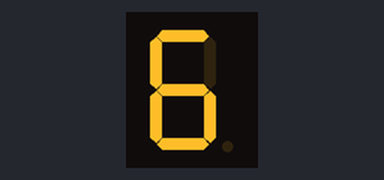
This sketch was run on a simulated Arduino Uno, built with avr-gcc and run on an emulated ATmega328P. Parts: 1-digit seven-segment display. Wiring (inferred from the names in the program): 1-digit 7-segment display, segments lit when HIGH: segments pin 13, pin 12, pin 11, pin 10, pin 9, pin 8, pin 7. The segment pins are drawn as the display they are named for.

Above: at 0.1 s.
At 4.1 s:
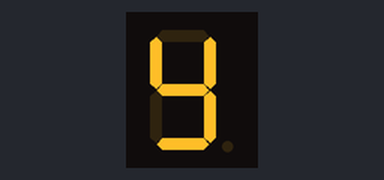
At 6.1 s:
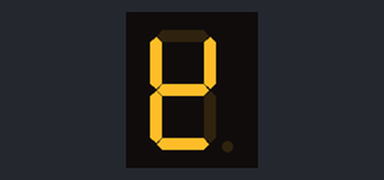
At 12.1 s:
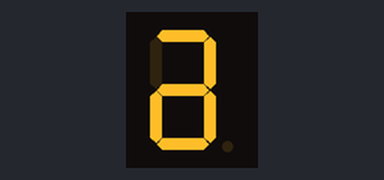
At 22.1 s:
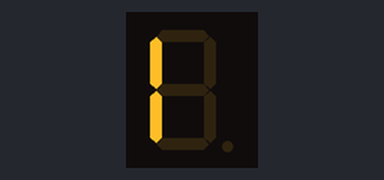
At 38.1 s:
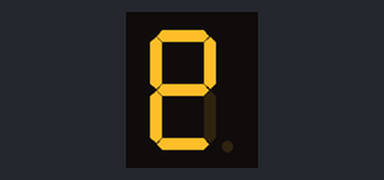

Measured:
- what the display in image 1 shows lasts 2.0 s, from 4.0 s to 6.0 s

The sketch:

_1to9.ino
```cpp
# define a 7
# define b 8
# define c 9
# define d 10
# define e 11
# define f 12
# define g 13
int pin;
void setup() {
  for (pin=a;pin<=g;pin++) pinMode(pin,OUTPUT);
  /*    a ___
   *    g|_f_|b    ssd
   *    e|___|c
   *       d
   */

}

void loop() {
//zero
for (pin=a;pin<=g;pin++) digitalWrite(pin,HIGH);
digitalWrite(f,LOW); delay(2000);
//one
for (pin=a;pin<=g;pin++) digitalWrite(pin,LOW);
digitalWrite(b,HIGH);digitalWrite(c,HIGH); delay(2000);
//two
for (pin=a;pin<=g;pin++) digitalWrite(pin,HIGH);
digitalWrite(g,LOW);digitalWrite(c,LOW); delay(2000);
//three
for (pin=a;pin<=g;pin++) digitalWrite(pin,HIGH);
digitalWrite(g,LOW);digitalWrite(e,LOW); delay(2000);
//four
for (pin=a;pin<=g;pin++) digitalWrite(pin,HIGH);
digitalWrite(a,LOW);digitalWrite(e,LOW);digitalWrite(d,LOW); delay(2000);
//five
for (pin=a;pin<=g;pin++) digitalWrite(pin,HIGH);
digitalWrite(e,LOW);digitalWrite(b,LOW); delay(2000);
//six
for (pin=a;pin<=g;pin++) digitalWrite(pin,HIGH);
digitalWrite(b,LOW); delay(2000);
//seven
for (pin=a;pin<=g;pin++) digitalWrite(pin,LOW);
digitalWrite(a,HIGH);digitalWrite(c,HIGH);digitalWrite(b,HIGH); delay(2000);
//eight
for (pin=a;pin<=g;pin++) digitalWrite(pin,HIGH);
 delay(2000);
 //nine
for (pin=a;pin<=g;pin++) digitalWrite(pin,HIGH);
digitalWrite(e,LOW); delay(2000);


}
```
